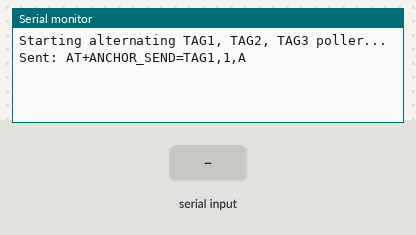
This sketch was run on a simulated ESP32. Shown: the last lines printed to the serial monitor. Inputs (shaded band) come from the test bench. The modem accepts every AT command (registered, SIM ready, sends succeed) and sends nothing else.

Above: at 1.2 s.
1.3 s: "+ANCHOR_RCV\n" received over the second serial link
At 1.51 s:
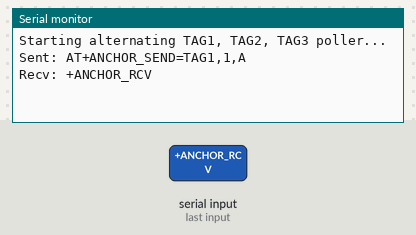
2.8 s: "+ANCHOR_RCV,45\n" received over the second serial link
At 3.06 s:
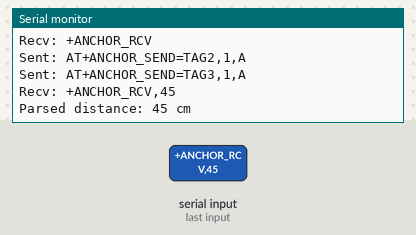
Timing chart, 0 to 5.8 s (numbered marks = the images above; inputs shaded):
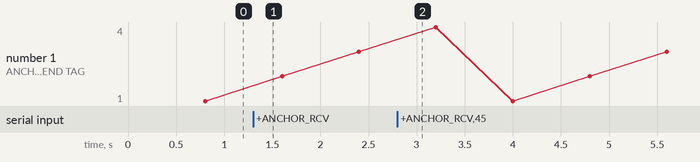

Measured:
- after the input at 1.3 s, the serial monitor: prints a new line at once (image 1)
- after the input at 2.8 s, the serial monitor: prints a new line at once (image 2)

The sketch:

AnchorPolling.ino
```cpp
#define TXD2 17
#define RXD2 16
#define RYUW_NRST 4

HardwareSerial RYUW(2);

// List of TAG names to poll
String tagList[] = { "TAG1", "TAG2", "TAG3", "TAG4" };
int totalTags = 4;
int currentTag = 0;

unsigned long lastPollTime = 0;
const unsigned long pollInterval = 800; // ms between polls

void setup() {
  Serial.begin(115200);
  RYUW.begin(115200, SERIAL_8N1, RXD2, TXD2);

  pinMode(RYUW_NRST, OUTPUT);
  digitalWrite(RYUW_NRST, HIGH);

  Serial.println("Starting alternating TAG1, TAG2, TAG3 poller...");
}

void loop() {

  unsigned long now = millis();

  // ------------------------
  // 1. Send a poll command every pollInterval
  // ------------------------
  if (now - lastPollTime >= pollInterval) {
    lastPollTime = now;

    String tag = tagList[currentTag];  // TAG1 or TAG2 or TAG3
    String cmd = "AT+ANCHOR_SEND=" + tag + ",1,A";

    RYUW.println(cmd);
    Serial.println("Sent: " + cmd);

    // Switch to next tag
    currentTag = (currentTag + 1) % totalTags;
  }

  // ------------------------
  // 2. Read RYUW responses continuously
  // ------------------------
  while (RYUW.available()) {

    String response = RYUW.readStringUntil('\n');
    response.trim();

    if (response.startsWith("+ANCHOR_RCV")) {

      Serial.println("Recv: " + response);

      // Extract distance (after last comma)
      int lastComma = response.lastIndexOf(',');
      if (lastComma != -1) {
        String distanceStr = response.substring(lastComma + 1);
        distanceStr.replace("cm", "");  // remove unit
        distanceStr.trim();

        int distance = distanceStr.toInt();

        Serial.print("Parsed distance: ");
        Serial.print(distance);
        Serial.println(" cm");
      }
    }
    else {
      // If you want to inspect other responses:
      // Serial.println("Other: " + response);
    }
  }
}
```
